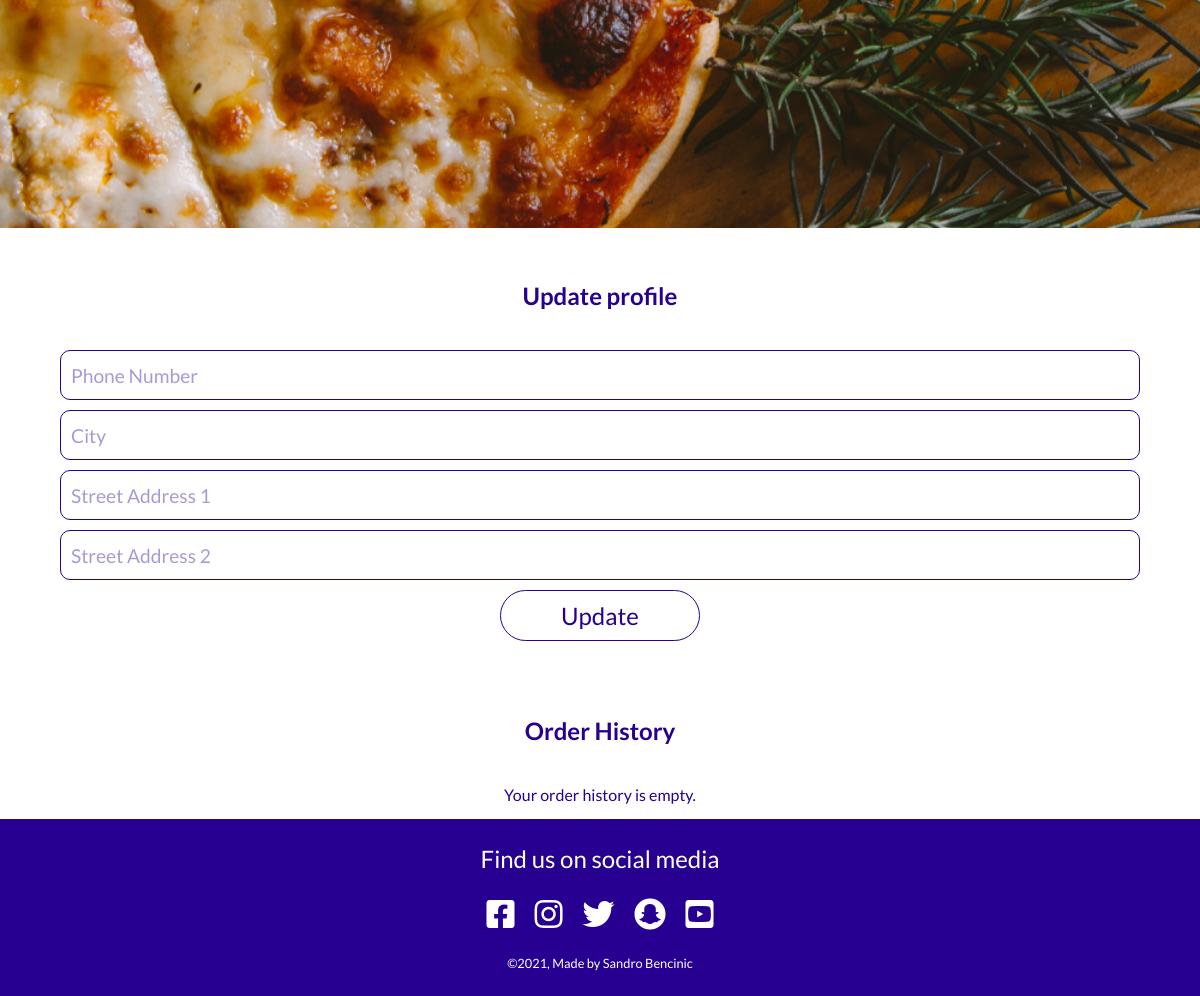
The app's page /profiles/profile/ (signed in, lower part), older data.
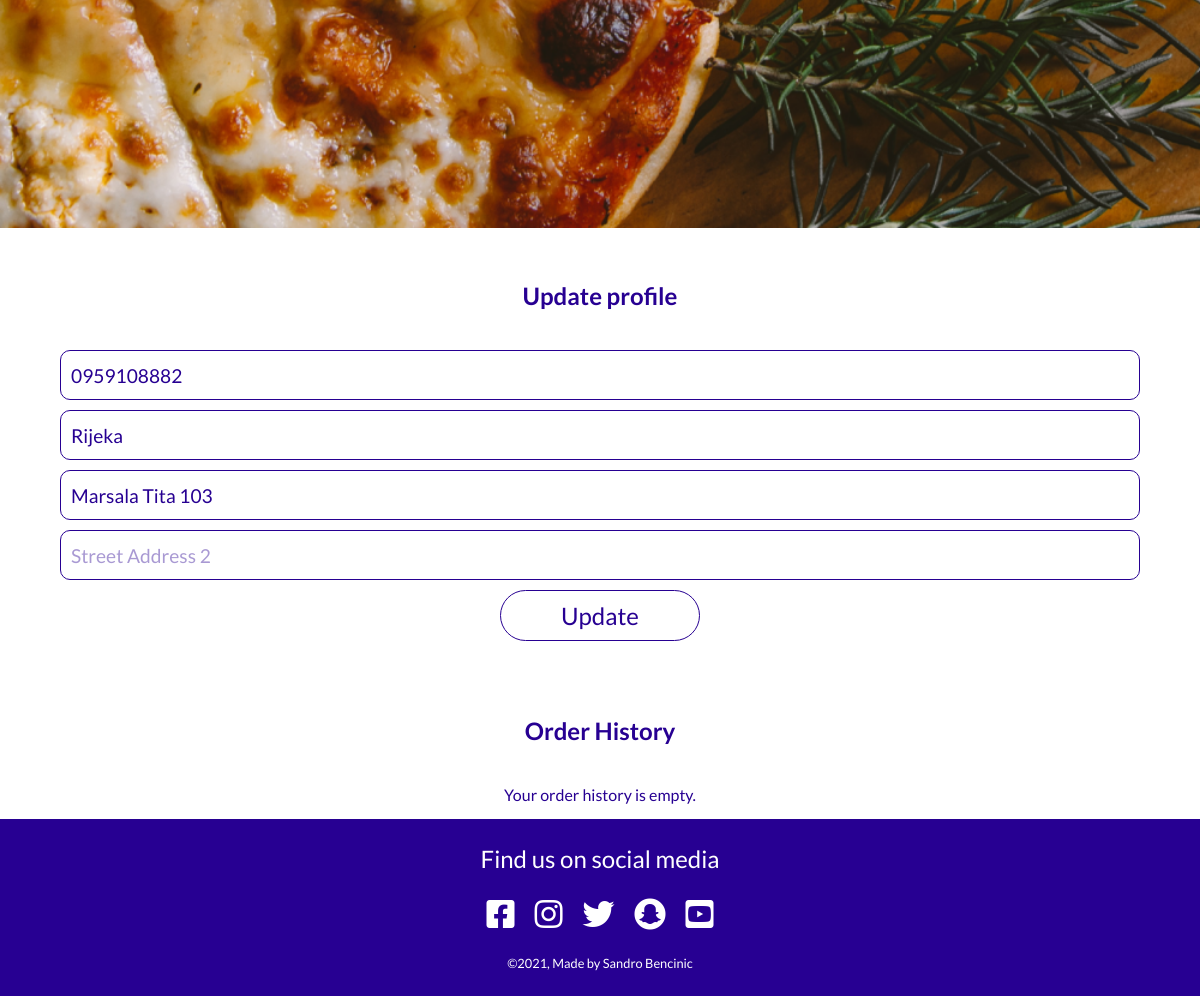
The same page, newer data.
### profiles/models.py (models this page shows)
class UserProfile(models.Model):
    user = models.OneToOneField(User, on_delete=models.CASCADE)
    default_phone_number = models.CharField(
        max_length=20, null=True, blank=True)
    default_city = models.CharField(
        max_length=40, null=True, blank=True)
    default_street_address1 = models.CharField(
        max_length=80, null=True, blank=True)
    default_street_address2 = models.CharField(
        max_length=80, null=True, blank=True)
    def __str__(self):
        return self.user.username

### profiles/views.py (the view)
# urls.py: path('profile/', profile, name='profile'),
def profile(request):
    profile = get_object_or_404(UserProfile, user=request.user)
    if request.method == 'POST':
        form = UserProfileForm(request.POST, instance=profile)
        if form.is_valid():
            form.save()
            messages.success(request, 'Profile updated successfully')
    form = UserProfileForm(instance=profile)
    orders = profile.orders.all()
    print(profile)
    context = {
        'form': form,
        'orders': orders,
    }
    return render(request, 'profiles/profile.html', context)

### profiles/forms.py
class UserProfileForm(forms.ModelForm):
    class Meta:
        model = UserProfile
        exclude = ('user',)
    def __init__(self, *args, **kwargs):
        super().__init__(*args, **kwargs)
        placeholders = {
            'default_phone_number': 'Phone Number',
            'default_city': 'City',
            'default_street_address1': 'Street Address 1',
            'default_street_address2': 'Street Address 2',
        }
        self.fields['default_phone_number'].widget.attrs['autofocus'] = True
        for field in self.fields:
            if self.fields[field].required:
                placeholder = f'{placeholders[field]} *'
            else:
                placeholder = placeholders[field]
            self.fields[field].widget.attrs['placeholder'] = placeholder
            self.fields[field].label = False

### profiles/templates/profiles/profile.html (shortened to what this page needs)
{% extends 'base.html' %}
{% load static %}
{% block content %}
    <img class="bg-main" src="{% static 'images/bg-main-mobile.webp' %}" alt="pizza on wooden table - top perspective">
    <div class="update-profile">
        <h2 class="update-profile__title">Update profile</h2>
        <form class="update-profile-form" action="{% url 'profile' %}" method="post">
            {{ form.as_p }}
            <button class="btn btn--update-profile" type="submit">Update</button>
        </form>
    </div>
    <div class="orderhistory">
        <h2 class="orderhistory__title">Order History</h2>
        {% if orders|length == 0  %}
            <p class="orderhistory__text">Your order history is empty.</p>
        {% endif %}
    </div>
{% endblock content %}

Row changes from the older to the newer data that the page shows:
changed UserProfile: default_phone_number (not shown) → "0959108882"; default_city (not shown) → "Rijeka"; default_street_address1 (not shown) → "Marsala Tita 103"
